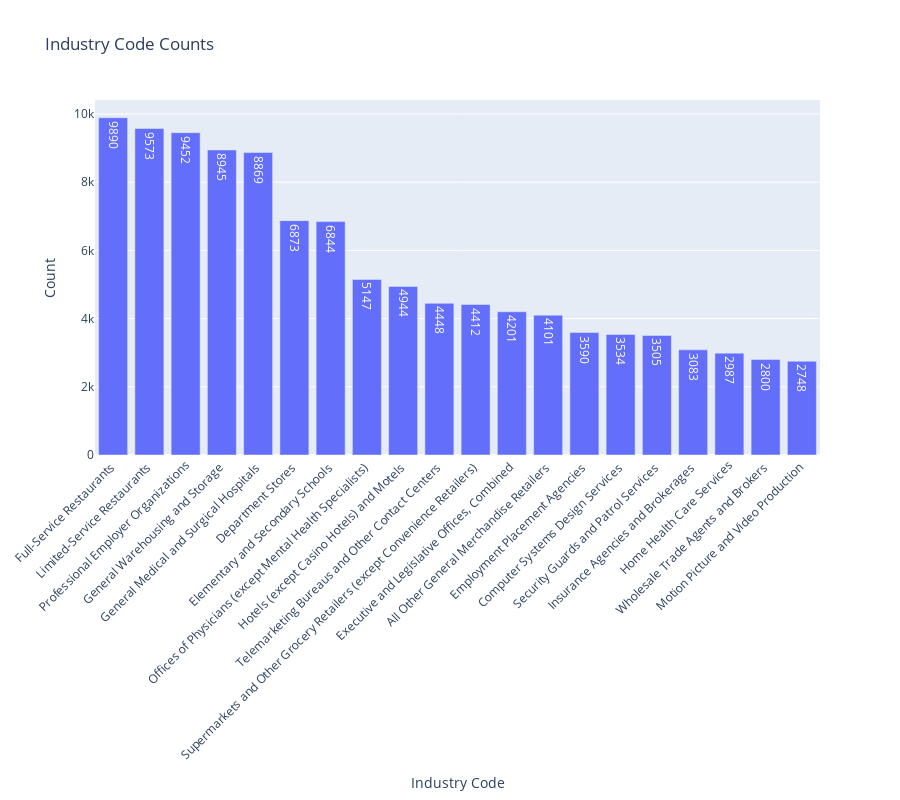

This figure's notebook cell:
### Code cell
industry_counts["industry_code"] = industry_counts["industry_code"].astype(str).str.slice(0, 75)

# Create a bar chart using Plotly Express
fig = px.bar(
    industry_counts[1:21],
    x='industry_code',
    y='count',
    title='Industry Code Counts',
    labels={'industry_code': 'Industry Code', 'count': 'Count'},
    text=industry_counts[1:21]['count'],  # Display count values on top of bars
    height=800
)

# Customize the layout
fig.update_traces(textposition='auto')  # Position the text automatically
fig.update_layout(
    xaxis_title="Top 20 Industry Code",
    yaxis_title="Count",
    xaxis={'tickangle': -45},  # Rotate x-axis labels for readability
    bargap=0.2  # Add some gap between bars
)

# Show the plot
fig.show()

### Figure 1 — Plotly figure (JSON) as saved in the notebook; plotly's stock layout.template omitted (floating-point values rounded to 4 significant figures)
{"data": [{"alignmentgroup": "True", "hovertemplate": "Industry Code=%{x}<br>Count=%{y}<br>text=%{text}<extra></extra>", "legendgroup": "", "marker": {"color": "#636efa", "pattern": {"shape": ""}}, "name": "", "offsetgroup": "", "orientation": "v", "showlegend": false, "text": [9890, 9573, 9452, 8945, 8869, 6873, 6844, 5147, 4944, 4448, 4412, 4201, 4101, 3590, 3534, 3505, 3083, 2987, 2800, 2748], "textposition": "auto", "type": "bar", "x": ["Full-Service Restaurants ", "Limited-Service Restaurants ", "Professional Employer Organizations", "General Warehousing and Storage ", "General Medical and Surgical Hospitals ", "Department Stores ", "Elementary and Secondary Schools ", "Offices of Physicians (except Mental Health Specialists) ", "Hotels (except Casino Hotels) and Motels ", "Telemarketing Bureaus and Other Contact Centers ", "Supermarkets and Other Grocery Retailers (except Convenience Retailers) ", "Executive and Legislative Offices, Combined ", "All Other General Merchandise Retailers ", "Employment Placement Agencies ", "Computer Systems Design Services ", "Security Guards and Patrol Services ", "Insurance Agencies and Brokerages ", "Home Health Care Services", "Wholesale Trade Agents and Brokers ", "Motion Picture and Video Production "], "xaxis": "x", "y": [9890, 9573, 9452, 8945, 8869, 6873, 6844, 5147, 4944, 4448, 4412, 4201, 4101, 3590, 3534, 3505, 3083, 2987, 2800, 2748], "yaxis": "y"}], "layout": {"bargap": 0.2, "barmode": "relative", "height": 800, "legend": {"tracegroupgap": 0}, "title": {"text": "Industry Code Counts"}, "xaxis": {"anchor": "y", "domain": [0, 1], "tickangle": -45, "title": {"text": "Industry Code"}}, "yaxis": {"anchor": "x", "domain": [0, 1], "title": {"text": "Count"}}}}
